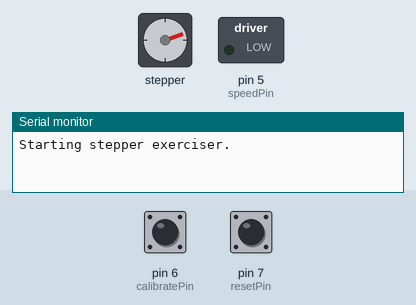
A sketch run on a simulated Arduino Uno, built with avr-gcc and run on an emulated ATmega328P. On the bench: stepper motor, switched loads named in the sketch (green lamp = pin HIGH), the last lines printed to the serial monitor. Wiring (inferred from the names in the program): stepper motor driver (200 steps per turn assumed): step pin 2; direction pin 3; enable pin 4. Dashed ring = blinking. Inputs (shaded band) come from the test bench; at power-on: pin 6 (calibratePin) HIGH, pin 7 (resetPin) HIGH. Pins used as bus, display or sensor lines are not drawn.

Above: at 1.25 s.
1.3 s: pin 6 (calibratePin) pulled LOW for 0.15 s
At 2.1 s:
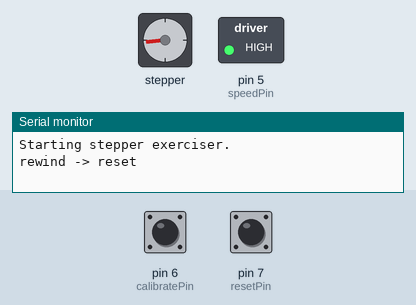
2.9 s: pin 7 (resetPin) pulled LOW for 0.15 s
At 3.16 s:
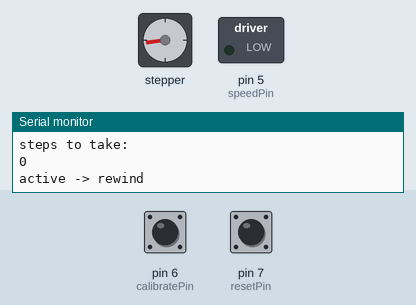
5.9 s: pin 6 (calibratePin) pulled LOW for 1 s
At 6.8 s:
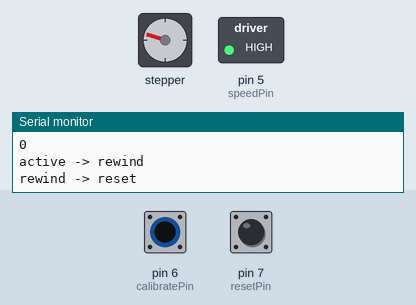
8.4 s: pin 7 (resetPin) pulled LOW for 1 s
At 8.66 s:
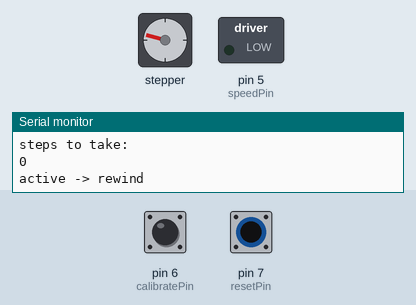
12.4 s: pin 6 (calibratePin) pulled LOW for 0.15 s
At 12.9 s:
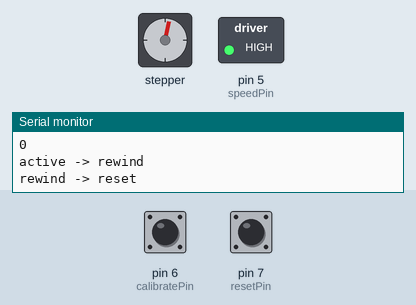
14.0 s: pin 6 (calibratePin) driven LOW and pin 7 (resetPin) driven LOW
At 15.61 s:
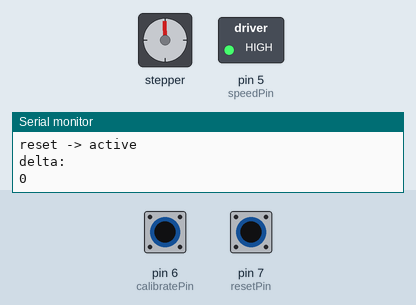
Timing chart, 0 to 21.5 s (numbered marks = the images above; inputs shaded):
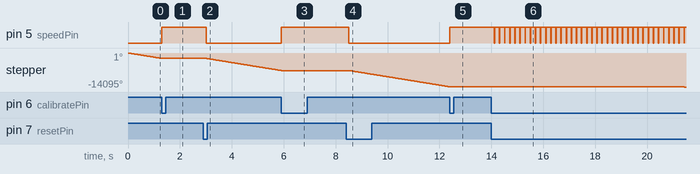

Measured:
- after the input at 1.3 s, pin 5 (speedPin): LOW → HIGH at once
- after the input at 2.9 s, pin 5 (speedPin): HIGH → LOW after 0.11 s; stepper: keeps turning counter-clockwise at about 1738°/s, starting after 0.11 s
- after the input at 5.9 s, pin 5 (speedPin): LOW → HIGH at once
- after the input at 8.4 s, pin 5 (speedPin): HIGH → LOW after 0.11 s; stepper: keeps turning counter-clockwise at about 1737°/s, starting after 0.11 s
- after the input at 12.4 s, pin 5 (speedPin): LOW → HIGH at once
- after the input at 14.0 s, pin 5 (speedPin): alternates HIGH for 0.18 s and LOW for 0.02 s, starting after 0.11 s; stepper: keeps turning counter-clockwise at about 9°/s, starting after 0.11 s

The sketch:

motor_test.ino
```cpp
#define stepPin 2
#define dirPin 3
#define enablePin 4
#define speedPin 5
#define calibratePin 6
#define resetPin 7

#define RESET 0
#define REWINDING 1
#define ACTIVE 2
#define CALIBRATE 3

#define DIR_OPEN HIGH
#define DIR_CLOSE LOW
#define SPEED_SLOW HIGH
#define SPEED_FAST LOW

#import "lookup.h"

unsigned long MAX_STEPS = 218000;

// initial state is rewinding
unsigned int state = REWINDING;
unsigned long steps = 0;
unsigned long start_time = 0;
//unsigned long MAX_STEPS = 5012; // for fast testing

void setup()
{
  // then we set it HIGH so that the board is disabled until we
  // get into a known state.
  pinMode(enablePin, OUTPUT);
  digitalWrite(enablePin, HIGH);

  Serial.begin(9600);
  Serial.println("Starting stepper exerciser.");

  pinMode(stepPin, OUTPUT);
  pinMode(dirPin, OUTPUT);
  pinMode(speedPin, OUTPUT);

  pinMode(calibratePin, INPUT);
  digitalWrite(calibratePin, HIGH); // pull up resistor

  pinMode(resetPin, INPUT);
  digitalWrite(resetPin, HIGH); // pull up resistor
}

void loop()
{
  // set the enablePin low so that we can now use our stepper driver.
  // wait a few microseconds for the enable to take effect
  // (That isn't in the spec sheet I just added it for sanity.)
  digitalWrite(enablePin, LOW);

  int calibrationButtonState = digitalRead(calibratePin);
  int resetButtonState = digitalRead(resetPin);

  //Serial.println("LOOP");
  //Serial.println(calibrationButtonState);
  //Serial.println(resetButtonState);

  switch(state) {
    case REWINDING:
      // when the calibration button is low, we've hit the end
      if (calibrationButtonState == LOW) {
        Serial.println("rewind -> reset");
        reset();
      } else {
        rewind();
      }
      break;

    case RESET:
      if (resetButtonState == LOW) {
        Serial.println("reset -> active");
        advance();
        delay(1);
      }
      break;

    case ACTIVE:
      if (resetButtonState == LOW) {
        Serial.println("active -> rewind");
        rewind();
      } else {
        advance();
      }
      break;

    case CALIBRATE:
      calibrate();
  }
}

void advance() {
  if (state != ACTIVE) {
    state = ACTIVE;
    start_time = millis();
  }

  digitalWrite(dirPin, DIR_OPEN);
  digitalWrite(speedPin, SPEED_SLOW);

  if (steps < MAX_STEPS) {
    unsigned long delta = millis() - start_time;
    unsigned int index = floor(steps / STEPS_PER_ENTRY);
    unsigned int remainder = steps % STEPS_PER_ENTRY;
    unsigned int degrees_in_current_index = ANGLE_LOOKUP[index + 1] - ANGLE_LOOKUP[index];

    Serial.println("delta: ");
    Serial.println(delta);

    Serial.println("index: ");
    Serial.println(index);

    Serial.println("taken: ");
    Serial.println(steps);

    Serial.println("remainder: ");
    Serial.println(remainder);

    Serial.println("degrees_in_current_index: ");
    Serial.println(degrees_in_current_index);

    double degrees_traveled = double(ANGLE_LOOKUP[index]) + degrees_in_current_index * double(remainder) / double(STEPS_PER_ENTRY);
    double degrees_needed = delta * degrees_per_millisecond - degrees_traveled;

    unsigned int steps_needed = floor((degrees_needed / degrees_in_current_index) * double(STEPS_PER_ENTRY));

    Serial.println("traveled: ");
    Serial.println(degrees_traveled);

    Serial.println("needed: ");
    Serial.println(degrees_needed);

    Serial.println("steps to take: ");
    Serial.println(steps_needed);

    //delay(1000);

    step_motor(steps_needed);
  }
}

void reset() {
  state = RESET;
  steps = 0;
  digitalWrite(stepPin, LOW);
  digitalWrite(dirPin, DIR_OPEN);
  digitalWrite(speedPin, SPEED_SLOW);
}

void rewind() {
  state = REWINDING;
  digitalWrite(dirPin, DIR_CLOSE);
  digitalWrite(speedPin, SPEED_FAST);
  step_motor(1);
}

void step_motor(unsigned int step_count) {
  for (unsigned int i = 0; i < step_count; i++) {
    digitalWrite(stepPin, LOW);
    delayMicroseconds(2);
    digitalWrite(stepPin, HIGH);
    delayMicroseconds(1000);
    steps += 1;
  }
}

void calibrate() {
  step_motor(128);
  Serial.println("STEP");
  Serial.println(ANGLE_LOOKUP[steps]);
  delay(200);
}
```

lookup.h
```cpp
// these are in 1/1000th of a degree increments
// need to move 4.178 per second or
// 0.004178 degrees per millisecond
double degrees_per_millisecond = 0.004178;
unsigned int STEPS_PER_ENTRY = 640;

unsigned int ANGLE_LOOKUP[] = {0,
 72,
 156,
 209,
 283,
 319,
 316,
 428,
 516,
 565,
 566,
 616,
 659,
 775,
 852,
 859,
 936,
 1006,
 1095,
 1199,
 1210,
 1140,
 1364,
 1439,
 1468,
 1525,
 1513,
 1621,
 1746,
 1824,
 1868,
 1823,
 1974,
 1970,
 2074,
 2153,
 2183,
 2263,
 2350,
 2436,
 2432,
 2466,
 2580,
 2628,
 2698,
 2722,
 2741,
 2879,
 2994,
 3078,
 3089,
 3088,
 3171,
 3313,
 3391,
 3395,
 3388,
 3514,
 3592,
 3723,
 3718,
 3754,
 3855,
 3922,
 4036,
 4017,
 4027,
 4158,
 4244,
 4305,
 4317,
 4409,
 4443,
 4557,
 4635,
 4631,
 4709,
 4784,
 4904,
 4983,
 4957,
 5003,
 5081,
 5166,
 5239,
 5293,
 5336,
 5451,
 5501,
 5609,
 5595,
 5668,
 5746,
 5810,
 5912,
 5912,
 5959,
 6040,
 6117,
 6228,
 6187,
 6265,
 6367,
 6461,
 6556,
 6526,
 6581,
 6713,
 6772,
 6851,
 6856,
 6919,
 7046,
 7091,
 7199,
 7172,
 7258,
 7319,
 7421,
 7546,
 7512,
 7565,
 7641,
 7730,
 7817,
 7827,
 7875,
 7937,
 8053,
 8126,
 8109,
 8222,
 8315,
 8361,
 8451,
 8475,
 8481,
 8572,
 8663,
 8755,
 8784,
 8823,
 8911,
 8998,
 9095,
 9139,
 9145,
 9255,
 9351,
 9468,
 9449,
 9525,
 9576,
 9678,
 9754,
 9770,
 9800,
 9878,
 9961,
 10061,
 10061,
 10132,
 10234,
 10298,
 10415,
 10393,
 10435,
 10559,
 10632,
 10733,
 10751,
 10810,
 10881,
 10979,
 11055,
 11046,
 11081,
 11170,
 11256,
 11343,
 11361,
 11441,
 11523,
 11620,
 11682,
 11721,
 11754,
 11866,
 11914,
 12002,
 12011,
 12069,
 12183,
 12276,
 12336,
 12336,
 12383,
 12493,
 12598,
 12654,
 12671,
 12742,
 12855,
 12966,
 13051,
 13056,
 13093,
 13177,
 13233,
 13347,
 13361,
 13412,
 13481,
 13580,
 13705,
 13752,
 13745,
 13843,
 13924,
 14029,
 14055,
 14128,
 14171,
 14257,
 14358,
 14385,
 14405,
 14484,
 14625,
 14692,
 14703,
 14758,
 14852,
 14928,
 15063,
 15064,
 15102,
 15180,
 15306,
 15399,
 15413,
 15473,
 15533,
 15628,
 15771,
 15770,
 15795,
 15881,
 15978,
 16072,
 16082,
 16144,
 16241,
 16309,
 16409,
 16422,
 16460,
 16551,
 16645,
 16705,
 16745,
 16793,
 16855,
 16969,
 17090,
 17115,
 17126,
 17242,
 17283,
 17416,
 17483,
 17492,
 17590,
 17654,
 17760,
 17796,
 17862,
 17958,
 18032,
 18120,
 18135,
 18214,
 18259,
 18327,
 18443,
 18494,
 18520,
 18569,
 18662,
 18745,
 18776,
 18826,
 18929,
 19011,
 19096,
 19129,
 19178,
 19247,
 19353,
 19461,
 19454,
 19506,
 19560,
 19642,
 19719,
 19754,
 19843,
 19946,
 20021,
 20073,
 20139,
 20151,
 20276,
 20371,
 20421,
 20465,
 20542,
 20615,
 20692,
 20783,
 20819,
 20818,
 20912,
 20988,
 21084,
 21111,
 21203,
 21293,
 21362,
 21417,
 21481,
 21537,
 21607,
 21686,
 21745,
 21803,
 21861,
 21966,
 22052,
 22108,
 22169,
 22191};
```
